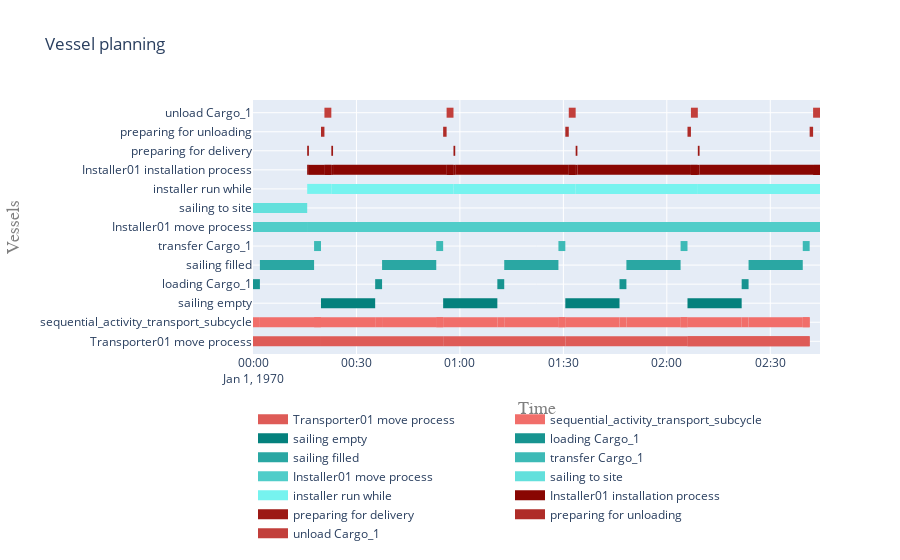

Write notebook code for a chart like this one.
### Markdown cell above
##### 5.2 Visualise gantt charts

### Code cell
plot.vessel_planning([*model.get_subprocesses(transport_activity), *model.get_subprocesses(installer_move_sequential_activity)])

### Figure 1 — Plotly figure (JSON) as saved in the notebook; plotly's stock layout.template omitted (floating-point values rounded to 4 significant figures)
{"data": [{"connectgaps": false, "hoverinfo": "y+name", "line": {"color": "rgb(222,91,87)", "width": 10}, "mode": "lines", "name": "Transporter01 move process", "type": "scatter", "x": ["1970-01-01T00:00:00", "1970-01-01T00:00:00", "1970-01-01T00:19:42.824591", "1970-01-01T00:19:42.824591", "1970-01-01T00:19:42.824591", "1970-01-01T00:19:42.824591", "1970-01-01T00:19:42.824591", "1970-01-01T00:55:08.473774", "1970-01-01T00:55:08.473774", "1970-01-01T00:55:08.473774", "1970-01-01T00:55:08.473774", "1970-01-01T00:55:08.473774", "1970-01-01T01:30:34.122956", "1970-01-01T01:30:34.122956", "1970-01-01T01:30:34.122956", "1970-01-01T01:30:34.122956", "1970-01-01T01:30:34.122956", "1970-01-01T02:05:59.772139", "1970-01-01T02:05:59.772139", "1970-01-01T02:05:59.772139", "1970-01-01T02:05:59.772139", "1970-01-01T02:05:59.772139", "1970-01-01T02:41:25.421321", "1970-01-01T02:41:25.421321", "1970-01-01T02:41:25.421321", "1970-01-01T02:05:59.772139", "1970-01-01T02:05:59.772139", "1970-01-01T02:41:25.421321", "1970-01-01T02:41:25.421321", "1970-01-01T02:41:25.421321"], "y": ["Transporter01 move process", "Transporter01 move process", "Transporter01 move process", "Transporter01 move process", null, "Transporter01 move process", "Transporter01 move process", "Transporter01 move process", "Transporter01 move process", null, "Transporter01 move process", "Transporter01 move process", "Transporter01 move process", "Transporter01 move process", null, "Transporter01 move process", "Transporter01 move process", "Transporter01 move process", "Transporter01 move process", null, "Transporter01 move process", "Transporter01 move process", "Transporter01 move process", "Transporter01 move process", null, "Transporter01 move process", "Transporter01 move process", "Transporter01 move process", "Transporter01 move process", null]}, {"connectgaps": false, "hoverinfo": "y+name", "line": {"color": "rgb(241,110,106)", "width": 10}, "mode": "lines", "name": "sequential_activity_transport_subcycle", "type": "scatter", "x": ["1970-01-01T00:00:00", "1970-01-01T00:00:00", "1970-01-01T00:00:00", "1970-01-01T00:00:00", "1970-01-01T00:00:00", "1970-01-01T00:00:00", "1970-01-01T00:00:00", "1970-01-01T00:02:00", "1970-01-01T00:02:00", "1970-01-01T00:02:00", "1970-01-01T00:02:00", "1970-01-01T00:02:00", "1970-01-01T00:17:42.824591", "1970-01-01T00:17:42.824591", "1970-01-01T00:17:42.824591", "1970-01-01T00:17:42.824591", "1970-01-01T00:17:42.824591", "1970-01-01T00:19:42.824591", "1970-01-01T00:19:42.824591", "1970-01-01T00:19:42.824591", "1970-01-01T00:17:42.824591", "1970-01-01T00:17:42.824591", "1970-01-01T00:19:42.824591", "1970-01-01T00:19:42.824591", "1970-01-01T00:19:42.824591", "1970-01-01T00:19:42.824591", "1970-01-01T00:19:42.824591", "1970-01-01T00:35:25.649183", "1970-01-01T00:35:25.649183", "1970-01-01T00:35:25.649183", "1970-01-01T00:35:25.649183", "1970-01-01T00:35:25.649183", "1970-01-01T00:37:25.649183", "1970-01-01T00:37:25.649183", "1970-01-01T00:37:25.649183", "1970-01-01T00:37:25.649183", "1970-01-01T00:37:25.649183", "1970-01-01T00:53:08.473774", "1970-01-01T00:53:08.473774", "1970-01-01T00:53:08.473774", "1970-01-01T00:53:08.473774", "1970-01-01T00:53:08.473774", "1970-01-01T00:55:08.473774", "1970-01-01T00:55:08.473774", "1970-01-01T00:55:08.473774", "1970-01-01T00:53:08.473774", "1970-01-01T00:53:08.473774", "1970-01-01T00:55:08.473774", "1970-01-01T00:55:08.473774", "1970-01-01T00:55:08.473774", "1970-01-01T00:55:08.473774", "1970-01-01T00:55:08.473774", "1970-01-01T01:10:51.298365", "1970-01-01T01:10:51.298365", "1970-01-01T01:10:51.298365", "1970-01-01T01:10:51.298365", "1970-01-01T01:10:51.298365", "1970-01-01T01:12:51.298365", "1970-01-01T01:12:51.298365", "1970-01-01T01:12:51.298365", "1970-01-01T01:12:51.298365", "1970-01-01T01:12:51.298365", "1970-01-01T01:28:34.122956", "1970-01-01T01:28:34.122956", "1970-01-01T01:28:34.122956", "1970-01-01T01:28:34.122956", "1970-01-01T01:28:34.122956", "1970-01-01T01:30:34.122956", "1970-01-01T01:30:34.122956", "1970-01-01T01:30:34.122956", "1970-01-01T01:28:34.122956", "1970-01-01T01:28:34.122956", "1970-01-01T01:30:34.122956", "1970-01-01T01:30:34.122956", "1970-01-01T01:30:34.122956", "1970-01-01T01:30:34.122956", "1970-01-01T01:30:34.122956", "1970-01-01T01:46:16.947548", "1970-01-01T01:46:16.947548", "1970-01-01T01:46:16.947548", "1970-01-01T01:46:16.947548", "1970-01-01T01:46:16.947548", "1970-01-01T01:48:16.947548", "1970-01-01T01:48:16.947548", "1970-01-01T01:48:16.947548", "1970-01-01T01:48:16.947548", "1970-01-01T01:48:16.947548", "1970-01-01T02:03:59.772139", "1970-01-01T02:03:59.772139", "1970-01-01T02:03:59.772139", "1970-01-01T02:03:59.772139", "1970-01-01T02:03:59.772139", "1970-01-01T02:05:59.772139", "1970-01-01T02:05:59.772139", "1970-01-01T02:05:59.772139", "1970-01-01T02:03:59.772139", "1970-01-01T02:03:59.772139", "1970-01-01T02:05:59.772139", "1970-01-01T02:05:59.772139", "1970-01-01T02:05:59.772139", "1970-01-01T02:05:59.772139", "1970-01-01T02:05:59.772139", "1970-01-01T02:21:42.596730", "1970-01-01T02:21:42.596730", "1970-01-01T02:21:42.596730", "1970-01-01T02:21:42.596730", "1970-01-01T02:21:42.596730", "1970-01-01T02:23:42.596730", "1970-01-01T02:23:42.596730", "1970-01-01T02:23:42.596730", "1970-01-01T02:23:42.596730", "1970-01-01T02:23:42.596730", "1970-01-01T02:39:25.421321", "1970-01-01T02:39:25.421321", "1970-01-01T02:39:25.421321", "1970-01-01T02:39:25.421321", "1970-01-01T02:39:25.421321", "1970-01-01T02:41:25.421321", "1970-01-01T02:41:25.421321", "1970-01-01T02:41:25.421321", "1970-01-01T02:39:25.421321", "1970-01-01T02:39:25.421321", "1970-01-01T02:41:25.421321", "1970-01-01T02:41:25.421321", "1970-01-01T02:41:25.421321"], "y": ["sequential_activity_transport_subcycle", "sequential_activity_transport_subcycle", "sequential_activity_transport_subcycle", "sequential_activity_transport_subcycle", null, "sequential_activity_transport_subcycle", "sequential_activity_transport_subcycle", "sequential_activity_transport_subcycle", "sequential_activity_transport_subcycle", null, "sequential_activity_transport_subcycle", "sequential_activity_transport_subcycle", "sequential_activity_transport_subcycle", "sequential_activity_transport_subcycle", null, "sequential_activity_transport_subcycle", "sequential_activity_transport_subcycle", "sequential_activity_transport_subcycle", "sequential_activity_transport_subcycle", null, "sequential_activity_transport_subcycle", "sequential_activity_transport_subcycle", "sequential_activity_transport_subcycle", "sequential_activity_transport_subcycle", null, "sequential_activity_transport_subcycle", "sequential_activity_transport_subcycle", "sequential_activity_transport_subcycle", "sequential_activity_transport_subcycle", null, "sequential_activity_transport_subcycle", "sequential_activity_transport_subcycle", "sequential_activity_transport_subcycle", "sequential_activity_transport_subcycle", null, "sequential_activity_transport_subcycle", "sequential_activity_transport_subcycle", "sequential_activity_transport_subcycle", "sequential_activity_transport_subcycle", null, "sequential_activity_transport_subcycle", "sequential_activity_transport_subcycle", "sequential_activity_transport_subcycle", "sequential_activity_transport_subcycle", null, "sequential_activity_transport_subcycle", "sequential_activity_transport_subcycle", "sequential_activity_transport_subcycle", "sequential_activity_transport_subcycle", null, "sequential_activity_transport_subcycle", "sequential_activity_transport_subcycle", "sequential_activity_transport_subcycle", "sequential_activity_transport_subcycle", null, "sequential_activity_transport_subcycle", "sequential_activity_transport_subcycle", "sequential_activity_transport_subcycle", "sequential_activity_transport_subcycle", null, "sequential_activity_transport_subcycle", "sequential_activity_transport_subcycle", "sequential_activity_transport_subcycle", "sequential_activity_transport_subcycle", null, "sequential_activity_transport_subcycle", "sequential_activity_transport_subcycle", "sequential_activity_transport_subcycle", "sequential_activity_transport_subcycle", null, "sequential_activity_transport_subcycle", "sequential_activity_transport_subcycle", "sequential_activity_transport_subcycle", "sequential_activity_transport_subcycle", null, "sequential_activity_transport_subcycle", "sequential_activity_transport_subcycle", "sequential_activity_transport_subcycle", "sequential_activity_transport_subcycle", null, "sequential_activity_transport_subcycle", "sequential_activity_transport_subcycle", "sequential_activity_transport_subcycle", "sequential_activity_transport_subcycle", null, "sequential_activity_transport_subcycle", "sequential_activity_transport_subcycle", "sequential_activity_transport_subcycle", "sequential_activity_transport_subcycle", null, "sequential_activity_transport_subcycle", "sequential_activity_transport_subcycle", "sequential_activity_transport_subcycle", "sequential_activity_transport_subcycle", null, "sequential_activity_transport_subcycle", "sequential_activity_transport_subcycle", "sequential_activity_transport_subcycle", "sequential_activity_transport_subcycle", null, "sequential_activity_transport_subcycle", "sequential_activity_transport_subcycle", "sequential_activity_transport_subcycle", "sequential_activity_transport_subcycle", null, "sequential_activity_transport_subcycle", "sequential_activity_transport_subcycle", "sequential_activity_transport_subcycle", "sequential_activity_transport_subcycle", null, "sequential_activity_transport_subcycle", "sequential_activity_transport_subcycle", "sequential_activity_transport_subcycle", "sequential_activity_transport_subcycle", null, "sequential_activity_transport_subcycle", "sequential_activity_transport_subcycle", "sequential_activity_transport_subcycle", "sequential_activity_transport_subcycle", null, "sequential_activity_transport_subcycle", "sequential_activity_transport_subcycle", "sequential_activity_transport_subcycle", "sequential_activity_transport_subcycle", null]}, {"connectgaps": false, "hoverinfo": "y+name", "line": {"color": "rgb(4,129,125)", "width": 10}, "mode": "lines", "name": "sailing empty", "type": "scatter", "x": ["1970-01-01T00:00:00", "1970-01-01T00:00:00", "1970-01-01T00:00:00", "1970-01-01T00:00:00", "1970-01-01T00:00:00", "1970-01-01T00:19:42.824591", "1970-01-01T00:19:42.824591", "1970-01-01T00:35:25.649183", "1970-01-01T00:35:25.649183", "1970-01-01T00:35:25.649183", "1970-01-01T00:55:08.473774", "1970-01-01T00:55:08.473774", "1970-01-01T01:10:51.298365", "1970-01-01T01:10:51.298365", "1970-01-01T01:10:51.298365", "1970-01-01T01:30:34.122956", "1970-01-01T01:30:34.122956", "1970-01-01T01:46:16.947548", "1970-01-01T01:46:16.947548", "1970-01-01T01:46:16.947548", "1970-01-01T02:05:59.772139", "1970-01-01T02:05:59.772139", "1970-01-01T02:21:42.596730", "1970-01-01T02:21:42.596730", "1970-01-01T02:21:42.596730"], "y": ["sailing empty", "sailing empty", "sailing empty", "sailing empty", null, "sailing empty", "sailing empty", "sailing empty", "sailing empty", null, "sailing empty", "sailing empty", "sailing empty", "sailing empty", null, "sailing empty", "sailing empty", "sailing empty", "sailing empty", null, "sailing empty", "sailing empty", "sailing empty", "sailing empty", null]}, {"connectgaps": false, "hoverinfo": "y+name", "line": {"color": "rgb(23,148,144)", "width": 10}, "mode": "lines", "name": "loading Cargo_1", "type": "scatter", "x": ["1970-01-01T00:00:00", "1970-01-01T00:00:00", "1970-01-01T00:02:00", "1970-01-01T00:02:00", "1970-01-01T00:02:00", "1970-01-01T00:35:25.649183", "1970-01-01T00:35:25.649183", "1970-01-01T00:37:25.649183", "1970-01-01T00:37:25.649183", "1970-01-01T00:37:25.649183", "1970-01-01T01:10:51.298365", "1970-01-01T01:10:51.298365", "1970-01-01T01:12:51.298365", "1970-01-01T01:12:51.298365", "1970-01-01T01:12:51.298365", "1970-01-01T01:46:16.947548", "1970-01-01T01:46:16.947548", "1970-01-01T01:48:16.947548", "1970-01-01T01:48:16.947548", "1970-01-01T01:48:16.947548", "1970-01-01T02:21:42.596730", "1970-01-01T02:21:42.596730", "1970-01-01T02:23:42.596730", "1970-01-01T02:23:42.596730", "1970-01-01T02:23:42.596730"], "y": ["loading Cargo_1", "loading Cargo_1", "loading Cargo_1", "loading Cargo_1", null, "loading Cargo_1", "loading Cargo_1", "loading Cargo_1", "loading Cargo_1", null, "loading Cargo_1", "loading Cargo_1", "loading Cargo_1", "loading Cargo_1", null, "loading Cargo_1", "loading Cargo_1", "loading Cargo_1", "loading Cargo_1", null, "loading Cargo_1", "loading Cargo_1", "loading Cargo_1", "loading Cargo_1", null]}, {"connectgaps": false, "hoverinfo": "y+name", "line": {"color": "rgb(42,167,163)", "width": 10}, "mode": "lines", "name": "sailing filled", "type": "scatter", "x": ["1970-01-01T00:02:00", "1970-01-01T00:02:00", "1970-01-01T00:17:42.824591", "1970-01-01T00:17:42.824591", "1970-01-01T00:17:42.824591", "1970-01-01T00:37:25.649183", "1970-01-01T00:37:25.649183", "1970-01-01T00:53:08.473774", "1970-01-01T00:53:08.473774", "1970-01-01T00:53:08.473774", "1970-01-01T01:12:51.298365", "1970-01-01T01:12:51.298365", "1970-01-01T01:28:34.122956", "1970-01-01T01:28:34.122956", "1970-01-01T01:28:34.122956", "1970-01-01T01:48:16.947548", "1970-01-01T01:48:16.947548", "1970-01-01T02:03:59.772139", "1970-01-01T02:03:59.772139", "1970-01-01T02:03:59.772139", "1970-01-01T02:23:42.596730", "1970-01-01T02:23:42.596730", "1970-01-01T02:39:25.421321", "1970-01-01T02:39:25.421321", "1970-01-01T02:39:25.421321"], "y": ["sailing filled", "sailing filled", "sailing filled", "sailing filled", null, "sailing filled", "sailing filled", "sailing filled", "sailing filled", null, "sailing filled", "sailing filled", "sailing filled", "sailing filled", null, "sailing filled", "sailing filled", "sailing filled", "sailing filled", null, "sailing filled", "sailing filled", "sailing filled", "sailing filled", null]}, {"connectgaps": false, "hoverinfo": "y+name", "line": {"color": "rgb(61,186,182)", "width": 10}, "mode": "lines", "name": "transfer Cargo_1", "type": "scatter", "x": ["1970-01-01T00:17:42.824591", "1970-01-01T00:17:42.824591", "1970-01-01T00:19:42.824591", "1970-01-01T00:19:42.824591", "1970-01-01T00:19:42.824591", "1970-01-01T00:53:08.473774", "1970-01-01T00:53:08.473774", "1970-01-01T00:55:08.473774", "1970-01-01T00:55:08.473774", "1970-01-01T00:55:08.473774", "1970-01-01T01:28:34.122956", "1970-01-01T01:28:34.122956", "1970-01-01T01:30:34.122956", "1970-01-01T01:30:34.122956", "1970-01-01T01:30:34.122956", "1970-01-01T02:03:59.772139", "1970-01-01T02:03:59.772139", "1970-01-01T02:05:59.772139", "1970-01-01T02:05:59.772139", "1970-01-01T02:05:59.772139", "1970-01-01T02:39:25.421321", "1970-01-01T02:39:25.421321", "1970-01-01T02:41:25.421321", "1970-01-01T02:41:25.421321", "1970-01-01T02:41:25.421321"], "y": ["transfer Cargo_1", "transfer Cargo_1", "transfer Cargo_1", "transfer Cargo_1", null, "transfer Cargo_1", "transfer Cargo_1", "transfer Cargo_1", "transfer Cargo_1", null, "transfer Cargo_1", "transfer Cargo_1", "transfer Cargo_1", "transfer Cargo_1", null, "transfer Cargo_1", "transfer Cargo_1", "transfer Cargo_1", "transfer Cargo_1", null, "transfer Cargo_1", "transfer Cargo_1", "transfer Cargo_1", "transfer Cargo_1", null]}, {"connectgaps": false, "hoverinfo": "y+name", "line": {"color": "rgb(80,205,201)", "width": 10}, "mode": "lines", "name": "Installer01 move process", "type": "scatter", "x": ["1970-01-01T00:00:00", "1970-01-01T00:00:00", "1970-01-01T00:15:42.824591", "1970-01-01T00:15:42.824591", "1970-01-01T00:15:42.824591", "1970-01-01T00:15:42.824591", "1970-01-01T00:15:42.824591", "1970-01-01T02:44:25.421321", "1970-01-01T02:44:25.421321", "1970-01-01T02:44:25.421321", "1970-01-01T00:15:42.824591", "1970-01-01T00:15:42.824591", "1970-01-01T02:44:25.421321", "1970-01-01T02:44:25.421321", "1970-01-01T02:44:25.421321"], "y": ["Installer01 move process", "Installer01 move process", "Installer01 move process", "Installer01 move process", null, "Installer01 move process", "Installer01 move process", "Installer01 move process", "Installer01 move process", null, "Installer01 move process", "Installer01 move process", "Installer01 move process", "Installer01 move process", null]}, {"connectgaps": false, "hoverinfo": "y+name", "line": {"color": "rgb(99,224,220)", "width": 10}, "mode": "lines", "name": "sailing to site", "type": "scatter", "x": ["1970-01-01T00:00:00", "1970-01-01T00:00:00", "1970-01-01T00:15:42.824591", "1970-01-01T00:15:42.824591", "1970-01-01T00:15:42.824591"], "y": ["sailing to site", "sailing to site", "sailing to site", "sailing to site", null]}, {"connectgaps": false, "hoverinfo": "y+name", "line": {"color": "rgb(118,243,239)", "width": 10}, "mode": "lines", "name": "installer run while", "type": "scatter", "x": ["1970-01-01T00:15:42.824591", "1970-01-01T00:15:42.824591", "1970-01-01T00:22:42.824591", "1970-01-01T00:22:42.824591", "1970-01-01T00:22:42.824591", "1970-01-01T00:22:42.824591", "1970-01-01T00:22:42.824591", "1970-01-01T00:58:08.473774", "1970-01-01T00:58:08.473774", "1970-01-01T00:58:08.473774", "1970-01-01T00:58:08.473774", "1970-01-01T00:58:08.473774", "1970-01-01T01:33:34.122956", "1970-01-01T01:33:34.122956", "1970-01-01T01:33:34.122956", "1970-01-01T01:33:34.122956", "1970-01-01T01:33:34.122956", "1970-01-01T02:08:59.772139", "1970-01-01T02:08:59.772139", "1970-01-01T02:08:59.772139", "1970-01-01T02:08:59.772139", "1970-01-01T02:08:59.772139", "1970-01-01T02:44:25.421321", "1970-01-01T02:44:25.421321", "1970-01-01T02:44:25.421321", "1970-01-01T02:08:59.772139", "1970-01-01T02:08:59.772139", "1970-01-01T02:44:25.421321", "1970-01-01T02:44:25.421321", "1970-01-01T02:44:25.421321"], "y": ["installer run while", "installer run while", "installer run while", "installer run while", null, "installer run while", "installer run while", "installer run while", "installer run while", null, "installer run while", "installer run while", "installer run while", "installer run while", null, "installer run while", "installer run while", "installer run while", "installer run while", null, "installer run while", "installer run while", "installer run while", "installer run while", null, "installer run while", "installer run while", "installer run while", "installer run while", null]}, {"connectgaps": false, "hoverinfo": "y+name", "line": {"color": "rgb(137,6,2)", "width": 10}, "mode": "lines", "name": "Installer01 installation process", "type": "scatter", "x": ["1970-01-01T00:15:42.824591", "1970-01-01T00:15:42.824591", "1970-01-01T00:16:12.824591", "1970-01-01T00:16:12.824591", "1970-01-01T00:16:12.824591", "1970-01-01T00:16:12.824591", "1970-01-01T00:16:12.824591", "1970-01-01T00:20:42.824591", "1970-01-01T00:20:42.824591", "1970-01-01T00:20:42.824591", "1970-01-01T00:20:42.824591", "1970-01-01T00:20:42.824591", "1970-01-01T00:22:42.824591", "1970-01-01T00:22:42.824591", "1970-01-01T00:22:42.824591", "1970-01-01T00:20:42.824591", "1970-01-01T00:20:42.824591", "1970-01-01T00:22:42.824591", "1970-01-01T00:22:42.824591", "1970-01-01T00:22:42.824591", "1970-01-01T00:22:42.824591", "1970-01-01T00:22:42.824591", "1970-01-01T00:23:12.824591", "1970-01-01T00:23:12.824591", "1970-01-01T00:23:12.824591", "1970-01-01T00:23:12.824591", "1970-01-01T00:23:12.824591", "1970-01-01T00:56:08.473774", "1970-01-01T00:56:08.473774", "1970-01-01T00:56:08.473774", "1970-01-01T00:56:08.473774", "1970-01-01T00:56:08.473774", "1970-01-01T00:58:08.473774", "1970-01-01T00:58:08.473774", "1970-01-01T00:58:08.473774", "1970-01-01T00:56:08.473774", "1970-01-01T00:56:08.473774", "1970-01-01T00:58:08.473774", "1970-01-01T00:58:08.473774", "1970-01-01T00:58:08.473774", "1970-01-01T00:58:08.473774", "1970-01-01T00:58:08.473774", "1970-01-01T00:58:38.473774", "1970-01-01T00:58:38.473774", "1970-01-01T00:58:38.473774", "1970-01-01T00:58:38.473774", "1970-01-01T00:58:38.473774", "1970-01-01T01:31:34.122956", "1970-01-01T01:31:34.122956", "1970-01-01T01:31:34.122956", "1970-01-01T01:31:34.122956", "1970-01-01T01:31:34.122956", "1970-01-01T01:33:34.122956", "1970-01-01T01:33:34.122956", "1970-01-01T01:33:34.122956", "1970-01-01T01:31:34.122956", "1970-01-01T01:31:34.122956", "1970-01-01T01:33:34.122956", "1970-01-01T01:33:34.122956", "1970-01-01T01:33:34.122956", "1970-01-01T01:33:34.122956", "1970-01-01T01:33:34.122956", "1970-01-01T01:34:04.122956", "1970-01-01T01:34:04.122956", "1970-01-01T01:34:04.122956", "1970-01-01T01:34:04.122956", "1970-01-01T01:34:04.122956", "1970-01-01T02:06:59.772139", "1970-01-01T02:06:59.772139", "1970-01-01T02:06:59.772139", "1970-01-01T02:06:59.772139", "1970-01-01T02:06:59.772139", "1970-01-01T02:08:59.772139", "1970-01-01T02:08:59.772139", "1970-01-01T02:08:59.772139", "1970-01-01T02:06:59.772139", "1970-01-01T02:06:59.772139", "1970-01-01T02:08:59.772139", "1970-01-01T02:08:59.772139", "1970-01-01T02:08:59.772139", "1970-01-01T02:08:59.772139", "1970-01-01T02:08:59.772139", "1970-01-01T02:09:29.772139", "1970-01-01T02:09:29.772139", "1970-01-01T02:09:29.772139", "1970-01-01T02:09:29.772139", "1970-01-01T02:09:29.772139", "1970-01-01T02:42:25.421321", "1970-01-01T02:42:25.421321", "1970-01-01T02:42:25.421321", "1970-01-01T02:42:25.421321", "1970-01-01T02:42:25.421321", "1970-01-01T02:44:25.421321", "1970-01-01T02:44:25.421321", "1970-01-01T02:44:25.421321", "1970-01-01T02:42:25.421321", "1970-01-01T02:42:25.421321", "1970-01-01T02:44:25.421321", "1970-01-01T02:44:25.421321", "1970-01-01T02:44:25.421321"], "y": ["Installer01 installation process", "Installer01 installation process", "Installer01 installation process", "Installer01 installation process", null, "Installer01 installation process", "Installer01 installation process", "Installer01 installation process", "Installer01 installation process", null, "Installer01 installation process", "Installer01 installation process", "Installer01 installation process", "Installer01 installation process", null, "Installer01 installation process", "Installer01 installation process", "Installer01 installation process", "Installer01 installation process", null, "Installer01 installation process", "Installer01 installation process", "Installer01 installation process", "Installer01 installation process", null, "Installer01 installation process", "Installer01 installation process", "Installer01 installation process", "Installer01 installation process", null, "Installer01 installation process", "Installer01 installation process", "Installer01 installation process", "Installer01 installation process", null, "Installer01 installation process", "Installer01 installation process", "Installer01 installation process", "Installer01 installation process", null, "Installer01 installation process", "Installer01 installation process", "Installer01 installation process", "Installer01 installation process", null, "Installer01 installation process", "Installer01 installation process", "Installer01 installation process", "Installer01 installation process", null, "Installer01 installation process", "Installer01 installation process", "Installer01 installation process", "Installer01 installation process", null, "Installer01 installation process", "Installer01 installation process", "Installer01 installation process", "Installer01 installation process", null, "Installer01 installation process", "Installer01 installation process", "Installer01 installation process", "Installer01 installation process", null, "Installer01 installation process", "Installer01 installation process", "Installer01 installation process", "Installer01 installation process", null, "Installer01 installation process", "Installer01 installation process", "Installer01 installation process", "Installer01 installation process", null, "Installer01 installation process", "Installer01 installation process", "Installer01 installation process", "Installer01 installation process", null, "Installer01 installation process", "Installer01 installation process", "Installer01 installation process", "Installer01 installation process", null, "Installer01 installation process", "Installer01 installation process", "Installer01 installation process", "Installer01 installation process", null, "Installer01 installation process", "Installer01 installation process", "Installer01 installation process", "Installer01 installation process", null, "Installer01 installation process", "Installer01 installation process", "Installer01 installation process", "Installer01 installation process", null]}, {"connectgaps": false, "hoverinfo": "y+name", "line": {"color": "rgb(156,25,21)", "width": 10}, "mode": "lines", "name": "preparing for delivery", "type": "scatter", "x": ["1970-01-01T00:15:42.824591", "1970-01-01T00:15:42.824591", "1970-01-01T00:16:12.824591", "1970-01-01T00:16:12.824591", "1970-01-01T00:16:12.824591", "1970-01-01T00:22:42.824591", "1970-01-01T00:22:42.824591", "1970-01-01T00:23:12.824591", "1970-01-01T00:23:12.824591", "1970-01-01T00:23:12.824591", "1970-01-01T00:58:08.473774", "1970-01-01T00:58:08.473774", "1970-01-01T00:58:38.473774", "1970-01-01T00:58:38.473774", "1970-01-01T00:58:38.473774", "1970-01-01T01:33:34.122956", "1970-01-01T01:33:34.122956", "1970-01-01T01:34:04.122956", "1970-01-01T01:34:04.122956", "1970-01-01T01:34:04.122956", "1970-01-01T02:08:59.772139", "1970-01-01T02:08:59.772139", "1970-01-01T02:09:29.772139", "1970-01-01T02:09:29.772139", "1970-01-01T02:09:29.772139"], "y": ["preparing for delivery", "preparing for delivery", "preparing for delivery", "preparing for delivery", null, "preparing for delivery", "preparing for delivery", "preparing for delivery", "preparing for delivery", null, "preparing for delivery", "preparing for delivery", "preparing for delivery", "preparing for delivery", null, "preparing for delivery", "preparing for delivery", "preparing for delivery", "preparing for delivery", null, "preparing for delivery", "preparing for delivery", "preparing for delivery", "preparing for delivery", null]}, {"connectgaps": false, "hoverinfo": "y+name", "line": {"color": "rgb(175,44,40)", "width": 10}, "mode": "lines", "name": "preparing for unloading", "type": "scatter", "x": ["1970-01-01T00:19:42.824591", "1970-01-01T00:19:42.824591", "1970-01-01T00:20:42.824591", "1970-01-01T00:20:42.824591", "1970-01-01T00:20:42.824591", "1970-01-01T00:55:08.473774", "1970-01-01T00:55:08.473774", "1970-01-01T00:56:08.473774", "1970-01-01T00:56:08.473774", "1970-01-01T00:56:08.473774", "1970-01-01T01:30:34.122956", "1970-01-01T01:30:34.122956", "1970-01-01T01:31:34.122956", "1970-01-01T01:31:34.122956", "1970-01-01T01:31:34.122956", "1970-01-01T02:05:59.772139", "1970-01-01T02:05:59.772139", "1970-01-01T02:06:59.772139", "1970-01-01T02:06:59.772139", "1970-01-01T02:06:59.772139", "1970-01-01T02:41:25.421321", "1970-01-01T02:41:25.421321", "1970-01-01T02:42:25.421321", "1970-01-01T02:42:25.421321", "1970-01-01T02:42:25.421321"], "y": ["preparing for unloading", "preparing for unloading", "preparing for unloading", "preparing for unloading", null, "preparing for unloading", "preparing for unloading", "preparing for unloading", "preparing for unloading", null, "preparing for unloading", "preparing for unloading", "preparing for unloading", "preparing for unloading", null, "preparing for unloading", "preparing for unloading", "preparing for unloading", "preparing for unloading", null, "preparing for unloading", "preparing for unloading", "preparing for unloading", "preparing for unloading", null]}, {"connectgaps": false, "hoverinfo": "y+name", "line": {"color": "rgb(194,63,59)", "width": 10}, "mode": "lines", "name": "unload Cargo_1", "type": "scatter", "x": ["1970-01-01T00:20:42.824591", "1970-01-01T00:20:42.824591", "1970-01-01T00:22:42.824591", "1970-01-01T00:22:42.824591", "1970-01-01T00:22:42.824591", "1970-01-01T00:56:08.473774", "1970-01-01T00:56:08.473774", "1970-01-01T00:58:08.473774", "1970-01-01T00:58:08.473774", "1970-01-01T00:58:08.473774", "1970-01-01T01:31:34.122956", "1970-01-01T01:31:34.122956", "1970-01-01T01:33:34.122956", "1970-01-01T01:33:34.122956", "1970-01-01T01:33:34.122956", "1970-01-01T02:06:59.772139", "1970-01-01T02:06:59.772139", "1970-01-01T02:08:59.772139", "1970-01-01T02:08:59.772139", "1970-01-01T02:08:59.772139", "1970-01-01T02:42:25.421321", "1970-01-01T02:42:25.421321", "1970-01-01T02:44:25.421321", "1970-01-01T02:44:25.421321", "1970-01-01T02:44:25.421321"], "y": ["unload Cargo_1", "unload Cargo_1", "unload Cargo_1", "unload Cargo_1", null, "unload Cargo_1", "unload Cargo_1", "unload Cargo_1", "unload Cargo_1", null, "unload Cargo_1", "unload Cargo_1", "unload Cargo_1", "unload Cargo_1", null, "unload Cargo_1", "unload Cargo_1", "unload Cargo_1", "unload Cargo_1", null, "unload Cargo_1", "unload Cargo_1", "unload Cargo_1", "unload Cargo_1", null]}], "layout": {"hovermode": "closest", "legend": {"orientation": "h", "x": 0, "y": -0.2}, "title": {"text": "Vessel planning"}, "xaxis": {"range": ["1970-01-01T00:00:00", "1970-01-01T02:44:25.421321"], "title": {"font": {"color": "#7f7f7f", "family": "Courier New, monospace", "size": 18}, "text": "Time"}}, "yaxis": {"title": {"font": {"color": "#7f7f7f", "family": "Courier New, monospace", "size": 18}, "text": "Vessels"}}}}
